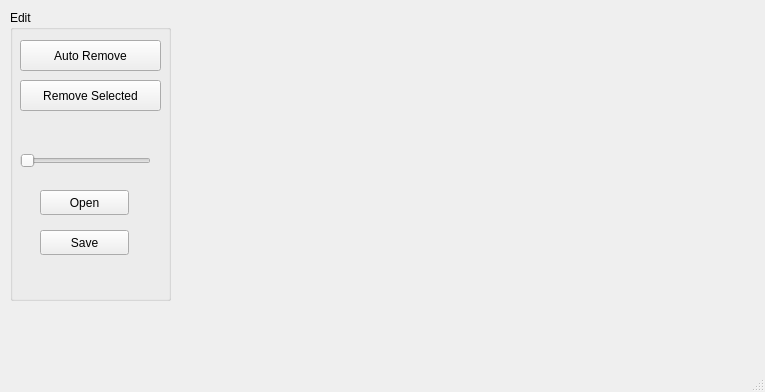
<?xml version="1.0" encoding="UTF-8"?>
<ui version="4.0">
 <class>MainWindow</class>
 <widget class="QMainWindow" name="MainWindow">
  <property name="geometry">
   <rect>
    <x>0</x>
    <y>0</y>
    <width>765</width>
    <height>392</height>
   </rect>
  </property>
  <property name="windowTitle">
   <string>Red Eyes Remover</string>
  </property>
  <widget class="QWidget" name="centralWidget">
   <widget class="QGroupBox" name="groupBox">
    <property name="geometry">
     <rect>
      <x>10</x>
      <y>10</y>
      <width>161</width>
      <height>291</height>
     </rect>
    </property>
    <property name="title">
     <string>Edit</string>
    </property>
    <widget class="QPushButton" name="pushButton">
     <property name="geometry">
      <rect>
       <x>10</x>
       <y>30</y>
       <width>141</width>
       <height>31</height>
      </rect>
     </property>
     <property name="text">
      <string>Auto Remove</string>
     </property>
    </widget>
    <widget class="QPushButton" name="pushButton_2">
     <property name="geometry">
      <rect>
       <x>10</x>
       <y>70</y>
       <width>141</width>
       <height>31</height>
      </rect>
     </property>
     <property name="text">
      <string>Remove Selected</string>
     </property>
    </widget>
    <widget class="QSlider" name="Slider">
     <property name="geometry">
      <rect>
       <x>10</x>
       <y>130</y>
       <width>131</width>
       <height>41</height>
      </rect>
     </property>
     <property name="maximum">
      <number>255</number>
     </property>
     <property name="orientation">
      <enum>Qt::Horizontal</enum>
     </property>
    </widget>
    <widget class="QPushButton" name="pushButton_3">
     <property name="geometry">
      <rect>
       <x>30</x>
       <y>180</y>
       <width>89</width>
       <height>25</height>
      </rect>
     </property>
     <property name="text">
      <string>Open</string>
     </property>
    </widget>
    <widget class="QPushButton" name="pushButton_4">
     <property name="geometry">
      <rect>
       <x>30</x>
       <y>220</y>
       <width>89</width>
       <height>25</height>
      </rect>
     </property>
     <property name="text">
      <string>Save</string>
     </property>
    </widget>
   </widget>
   <widget class="QLabel" name="label">
    <property name="geometry">
     <rect>
      <x>190</x>
      <y>10</y>
      <width>491</width>
      <height>271</height>
     </rect>
    </property>
    <property name="text">
     <string/>
    </property>
   </widget>
  </widget>
  <widget class="QStatusBar" name="statusBar"/>
  <action name="actionOpen">
   <property name="text">
    <string>Open</string>
   </property>
  </action>
  <action name="actionSave">
   <property name="text">
    <string>Save</string>
   </property>
  </action>
  <action name="actionAuto_Remover">
   <property name="text">
    <string>Auto Remover</string>
   </property>
  </action>
  <action name="actionChoose_and_Remove">
   <property name="text">
    <string>Choose and Remove</string>
   </property>
  </action>
  <action name="actionAbout">
   <property name="text">
    <string>About</string>
   </property>
  </action>
 </widget>
 <layoutdefault spacing="6" margin="11"/>
 <resources/>
 <connections/>
</ui>
